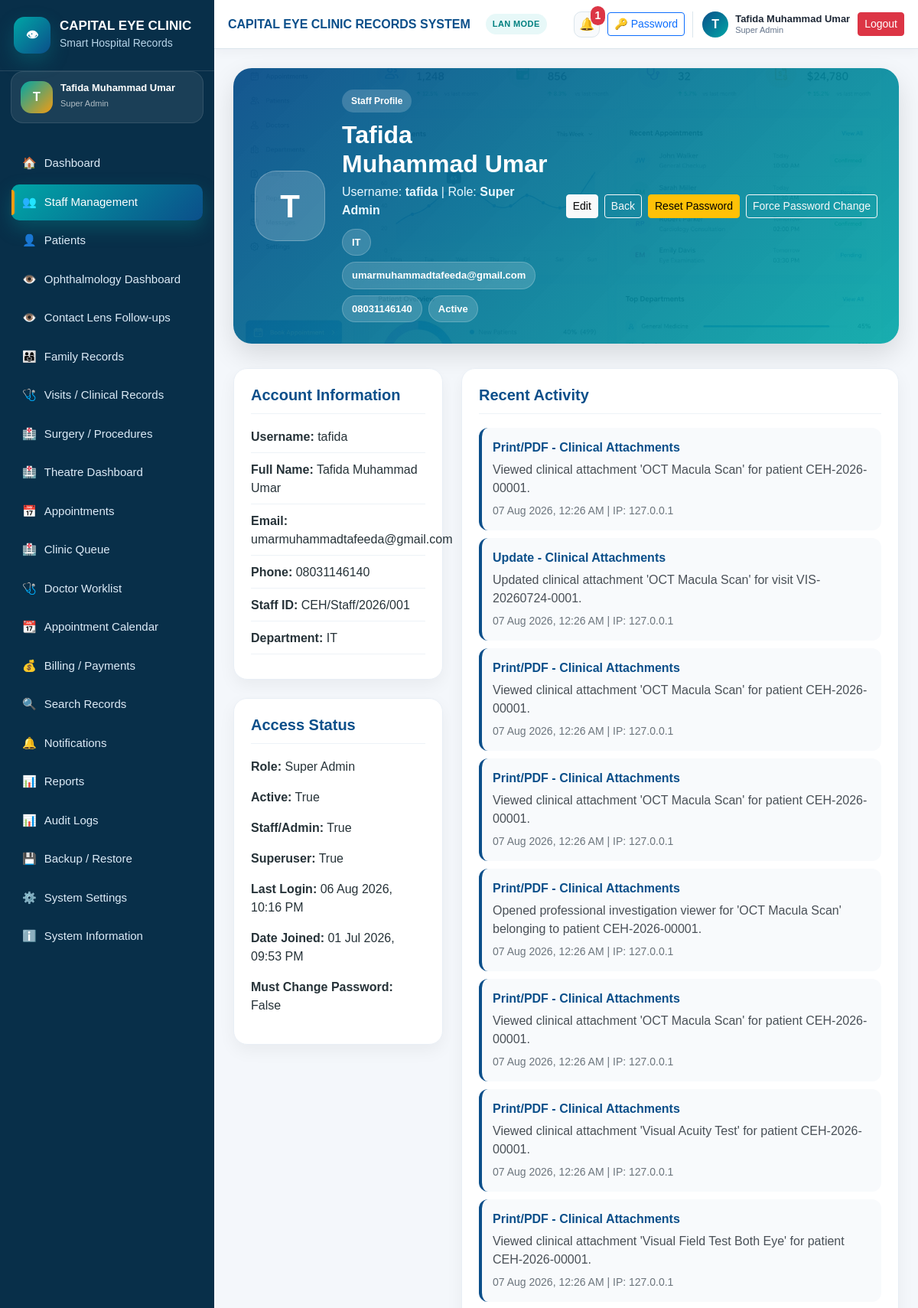
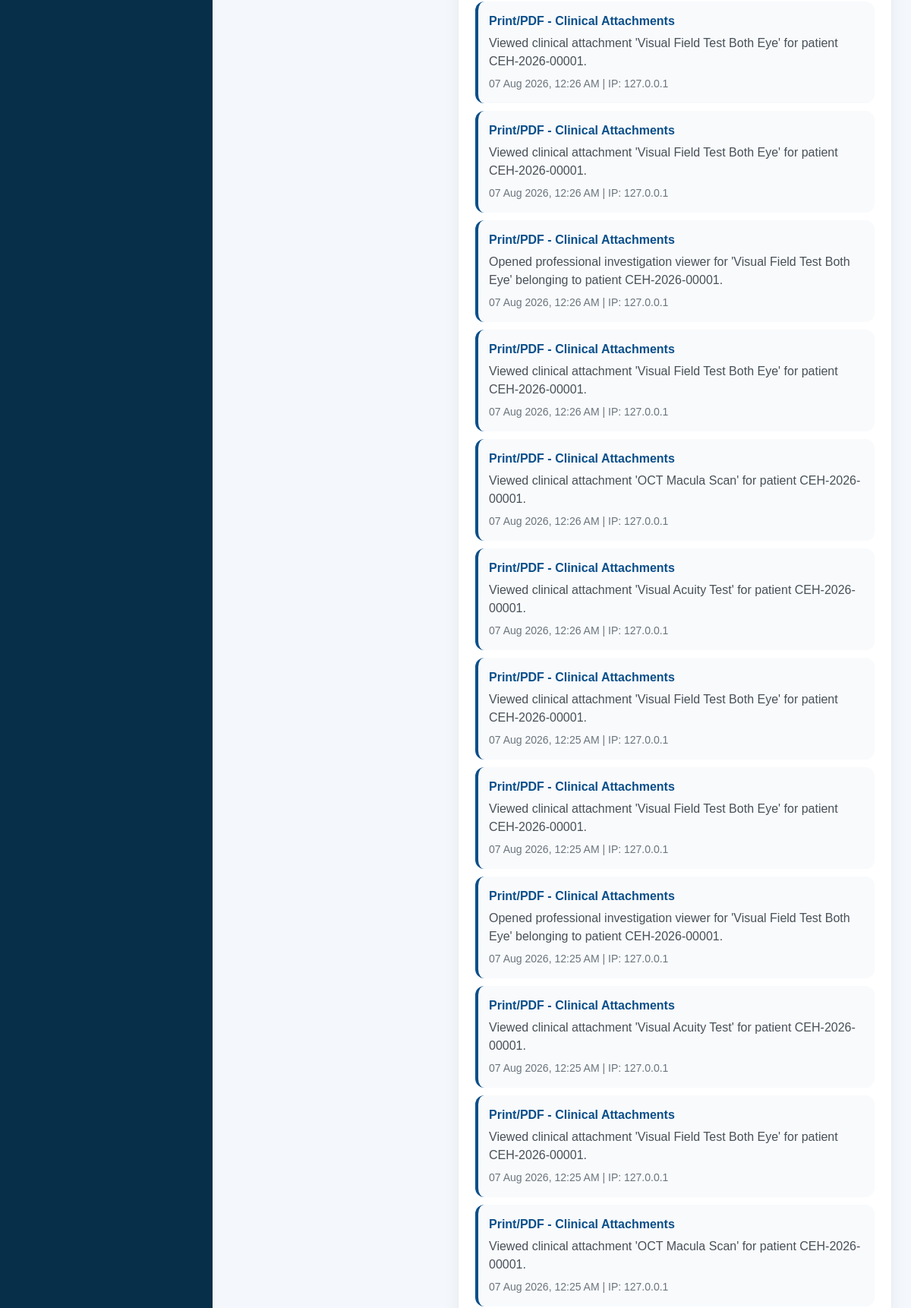
The app's page /accounts/staff/1/ (signed in, upper part) with its own data (2 pictures, top to bottom).
### settings_app/models.py (models this page shows, shortened)
class SystemSetting(models.Model):
    hospital_name = models.CharField(
        max_length=200,
        default="CAPITAL EYE HOSPITAL",
    )
    system_name = models.CharField(
        max_length=200,
        default="CAPITAL EYE HOSPITAL RECORDS SYSTEM",
    )
    hospital_address = models.TextField(blank=True)
    hospital_phone = models.CharField(max_length=50, blank=True)
    hospital_email = models.EmailField(blank=True)
    receipt_footer = models.TextField(
        blank=True,
        default="Thank you for choosing Capital Eye Hospital.",
    )
    report_footer = models.TextField(
        blank=True,
        default="Generated from CAPITAL EYE HOSPITAL RECORDS SYSTEM.",
    )
    backup_reminder_text = models.CharField(
        max_length=255,
        default="Remember to backup clinic records regularly.",
    )
    default_currency = models.CharField(
        max_length=10,
        default="₦",
    )
    allow_duplicate_warning = models.BooleanField(default=True)
    enable_audit_logs = models.BooleanField(default=True)
    updated_at = models.DateTimeField(auto_now=True)
    class Meta:
        verbose_name = "System Setting"
        verbose_name_plural = "System Settings"
    @classmethod
    def get_settings(cls):
        obj, created = cls.objects.get_or_create(pk=1)
        return obj

### accounts/models.py (models this page shows, shortened)
class User(AbstractUser):
    class Role(models.TextChoices):
        SUPER_ADMIN = "SUPER_ADMIN", "Super Admin"
        HOSPITAL_ADMIN = "HOSPITAL_ADMIN", "Hospital Admin"
        RECEPTIONIST = "RECEPTIONIST", "Receptionist"
        DOCTOR = "DOCTOR", "Doctor/Ophthalmologist"
        NURSE = "NURSE", "Nurse"
        CASHIER = "CASHIER", "Cashier/Accountant"
        RECORDS_OFFICER = "RECORDS_OFFICER", "Records Officer"
        LAB_STAFF = "LAB_STAFF", "Lab/Procedure Staff"
        VIEWER = "VIEWER", "Viewer/Auditor"
    role = models.CharField(
        max_length=30,
        choices=Role.choices,
        default=Role.VIEWER,
    )
    phone_number = models.CharField(max_length=20, blank=True)
    staff_id = models.CharField(max_length=30, blank=True, unique=True, null=True)
    department = models.CharField(max_length=100, blank=True)
    must_change_password = models.BooleanField(default=False)
    is_active_staff = models.BooleanField(default=True)
    created_at = models.DateTimeField(auto_now_add=True)
    updated_at = models.DateTimeField(auto_now=True)
    class Meta:
        ordering = ["first_name", "last_name", "username"]

### audit_logs/models.py (models this page shows, shortened)
class AuditLog(models.Model):
    class ActionType(models.TextChoices):
        LOGIN = "LOGIN", "Login"
        LOGOUT = "LOGOUT", "Logout"
        CREATE = "CREATE", "Create"
        UPDATE = "UPDATE", "Update"
        DELETE = "DELETE", "Delete"
        VIEW = "VIEW", "View"
        EXPORT = "EXPORT", "Export"
        IMPORT = "IMPORT", "Import"
        PRINT = "PRINT", "Print/PDF"
        BACKUP = "BACKUP", "Backup"
        RESTORE = "RESTORE", "Restore"
        OTHER = "OTHER", "Other"
    user = models.ForeignKey(
        settings.AUTH_USER_MODEL,
        on_delete=models.SET_NULL,
        null=True,
        blank=True,
        related_name="audit_logs",
    )
    action = models.CharField(
        max_length=30,
        choices=ActionType.choices,
        default=ActionType.OTHER,
    )
    module = models.CharField(max_length=100)
    description = models.TextField()
    object_id = models.CharField(max_length=100, blank=True)
    object_repr = models.CharField(max_length=255, blank=True)
    ip_address = models.GenericIPAddressField(null=True, blank=True)
    user_agent = models.TextField(blank=True)
    created_at = models.DateTimeField(default=timezone.now)
    class Meta:
        ordering = ["-created_at"]
        indexes = [
            models.Index(fields=["action"]),
            models.Index(fields=["module"]),
            models.Index(fields=["created_at"]),
            models.Index(fields=["user"]),
        ]

### accounts/views.py (the view)
# urls.py: path("staff/<int:pk>/", views.staff_detail, name="staff_detail"),
@login_required
@admin_required
def staff_detail(request, pk):
    user_obj = get_object_or_404(User, pk=pk)
    recent_logs = user_obj.audit_logs.all()[:20]
    return render(request, "accounts/staff_detail.html", {
        "staff": user_obj,
        "recent_logs": recent_logs,
    })

### notifications/context_processors.py (called while the page is built)
def notification_context(request):
    if not request.user.is_authenticated:
        return {
            "unread_notifications_count": 0,
            "recent_notifications": [],
        }
    notifications = Notification.objects.filter(
        recipient=request.user,
        is_read=False,
    ) | Notification.objects.filter(
        is_global=True,
        is_read=False,
    )
    notifications = notifications.order_by("-created_at")
    return {
        "unread_notifications_count": notifications.count(),
        "recent_notifications": notifications[:5],
    }

### templates/accounts/staff_detail.html (shortened to what this page needs)
{% extends "base.html" %}
{% block content %}
<div class="staff-profile-hero">
    <div class="staff-avatar">
        {{ staff.get_full_name|default:staff.username|slice:":1"|upper }}
    </div>
    <div class="staff-profile-main">
        <span class="staff-label">Staff Profile</span>
        <h2>{{ staff.get_full_name|default:staff.username }}</h2>
        <p>
            Username: <strong>{{ staff.username }}</strong> |
            Role: <strong>{{ staff.get_role_display }}</strong>
        </p>
        <div class="staff-badges">
            <span>{{ staff.department|default:"No Department" }}</span>
            <span>{{ staff.email|default:"No Email" }}</span>
            <span>{{ staff.phone_number|default:"No Phone" }}</span>
            {% if staff.is_active %}
                <span>Active</span>
            {% else %}
                <span>Inactive</span>
            {% endif %}
        </div>
    </div>
    <div class="staff-profile-actions">
        <a href="{% url 'staff_update' staff.pk %}" class="btn btn-light btn-sm">Edit</a>
        <a href="{% url 'staff_dashboard' %}" class="btn btn-outline-light btn-sm">Back</a>
        <a href="{% url 'staff_password_reset' staff.pk %}" class="btn btn-warning btn-sm">
            Reset Password
        </a>
        <a href="{% url 'staff_force_password_change' staff.pk %}" class="btn btn-outline-light btn-sm">
            Force Password Change
        </a>
    </div>
</div>
<div class="row g-4 mt-2">
    <div class="col-lg-4">
        <div class="panel-card">
            <div class="panel-header">
                <h5>Account Information</h5>
            </div>
            <div class="profile-info-list">
                <p><strong>Username:</strong> {{ staff.username }}</p>
                <p><strong>Full Name:</strong> {{ staff.get_full_name|default:"-" }}</p>
                <p><strong>Email:</strong> {{ staff.email|default:"-" }}</p>
                <p><strong>Phone:</strong> {{ staff.phone_number|default:"-" }}</p>
                <p><strong>Staff ID:</strong> {{ staff.staff_id|default:"-" }}</p>
                <p><strong>Department:</strong> {{ staff.department|default:"-" }}</p>
            </div>
        </div>
        <div class="panel-card mt-4">
            <div class="panel-header">
                <h5>Access Status</h5>
            </div>
            <p><strong>Role:</strong> {{ staff.get_role_display }}</p>
            <p><strong>Active:</strong> {{ staff.is_active }}</p>
            <p><strong>Staff/Admin:</strong> {{ staff.is_staff }}</p>
            <p><strong>Superuser:</strong> {{ staff.is_superuser }}</p>
            <p><strong>Last Login:</strong> {{ staff.last_login|date:"d M Y, h:i A"|default:"Never" }}</p>
            <p><strong>Date Joined:</strong> {{ staff.date_joined|date:"d M Y, h:i A" }}</p>
            <p><strong>Must Change Password:</strong> {{ staff.must_change_password }}</p>
        </div>
    </div>
    <div class="col-lg-8">
        <div class="panel-card">
            <div class="panel-header">
                <h5>Recent Activity</h5>
            </div>
            {% for log in recent_logs %}
                <div class="activity-item">
                    <strong>{{ log.get_action_display }} - {{ log.module }}</strong>
                    <p>{{ log.description }}</p>
                    <small>{{ log.created_at|date:"d M Y, h:i A" }} | IP: {{ log.ip_address|default:"-" }}</small>
                </div>
            {% empty %}
                <div class="empty-state">No activity recorded for this staff member.</div>
            {% endfor %}
        </div>
    </div>
</div>
{% endblock %}

### templates/base.html (shortened to what this page needs)
{% load static %}
<!DOCTYPE html>
<html lang="en">
<head>
    <link href="{% static 'css/bootstrap.min.css' %}" rel="stylesheet">
    <link href="{% static 'css/app.css' %}?v=20260802-4" rel="stylesheet">
</head>
<body>
{% if user.is_authenticated %}
<div class="app-wrapper">
    <aside class="sidebar" id="sidebar">
        <div class="sidebar-brand">
            <div class="brand-logo eye-brand-logo">👁</div>
            <div>
                <h5>{{ system_settings.hospital_name|default:"CAPITAL EYE" }}</h5>
                <small>Smart Hospital Records</small>
            </div>
        </div>
        <div class="sidebar-user-mini">
            <div class="sidebar-user-avatar">
                {{ request.user.get_full_name|default:request.user.username|slice:":1"|upper }}
            </div>
            <div>
                <strong>{{ request.user.get_full_name|default:request.user.username }}</strong>
                <small>{{ request.user.get_role_display }}</small>
            </div>
        </div>
        <nav class="sidebar-nav">
            <a href="{% url 'dashboard' %}"
               class="nav-link-item {% if request.resolver_match.url_name == 'dashboard' %}active{% endif %}">
                <span>🏠</span> Dashboard
            </a>
            <a href="{% url 'staff_dashboard' %}"
               class="nav-link-item {% if 'staff' in request.resolver_match.url_name %}active{% endif %}">
                <span>👥</span> Staff Management
            </a>
            <a href="{% url 'patient_list' %}"
               class="nav-link-item {% if request.resolver_match.url_name == 'patient_list' or request.resolver_match.url_name == 'patient_create' or request.resolver_match.url_name == 'patient_detail' %}active{% endif %}">
                <span>👤</span> Patients
            </a>
            <a href="{% url 'ophthalmology_dashboard' %}"
               class="nav-link-item {% if request.resolver_match.url_name == 'ophthalmology_dashboard' %}active{% endif %}">
                <span>👁️</span> Ophthalmology Dashboard
            </a>
            <a href="{% url 'contact_lens_follow_up_queue' %}"
               class="nav-link-item {% if request.resolver_match.url_name == 'contact_lens_follow_up_queue' %}active{% endif %}">
                <span>👁️</span> Contact Lens Follow-ups
            </a>
            <a href="{% url 'family_group_list' %}" class="nav-link-item">
                <span>👨‍👩‍👧</span> Family Records
            </a>
            <a href="{% url 'visit_list' %}" class="nav-link-item">
                <span>🩺</span> Visits / Clinical Records
            </a>
            <a href="{% url 'surgery_list' %}" class="nav-link-item">
                <span>🏥</span> Surgery / Procedures
            </a>
            <a href="{% url 'surgery_theatre_dashboard' %}" class="nav-link-item">
                <span>🏥</span> Theatre Dashboard
            </a>
            <a href="{% url 'appointment_list' %}" class="nav-link-item">
                <span>📅</span> Appointments
            </a>
            <a href="{% url 'clinic_queue' %}" class="nav-link-item">
                <span>🏥</span> Clinic Queue
            </a>
            <a href="{% url 'doctor_worklist' %}" class="nav-link-item">
                <span>🩺</span> Doctor Worklist
            </a>
            <a href="{% url 'appointment_calendar' %}" class="nav-link-item">
                <span>📆</span> Appointment Calendar
            </a>
            <a href="{% url 'bill_list' %}" class="nav-link-item">
                <span>💰</span> Billing / Payments
            </a>
            <a href="{% url 'global_search' %}" class="nav-link-item">
                <span>🔍</span> Search Records
            </a>
            <a href="{% url 'notification_list' %}"
               class="nav-link-item {% if 'notification' in request.resolver_match.url_name %}active{% endif %}">
                <span>🔔</span> Notifications
            </a>
            <a href="{% url 'reports_dashboard' %}"
               class="nav-link-item {% if 'report' in request.resolver_match.url_name %}active{% endif %}">
                <span>📊</span> Reports
            </a>
            <a href="{% url 'audit_log_list' %}" class="nav-link-item">
                <span>📊</span> Audit Logs
            </a>
            <a href="{% url 'backup_dashboard' %}" class="nav-link-item">
                <span>💾</span> Backup / Restore
            </a>
            <a href="{% url 'system_setting_update' %}" class="nav-link-item">
                <span>⚙️</span> System Settings
            </a>
            <a href="{% url 'about_system' %}"
               class="nav-link-item {% if request.resolver_match.url_name == 'about_system' %}active{% endif %}">
                <span>ℹ️</span> System Information
            </a>
        </nav>
    </aside>
    <main class="main-content">
        <header class="topbar enterprise-topbar">
            <div class="topbar-title">
                <strong>{{ system_settings.system_name }}</strong>
                <span class="system-mode-badge">LAN MODE</span>
            </div>
            <div class="user-area enterprise-user-area">
                <a href="{% url 'notification_list' %}" class="topbar-icon-btn position-relative" title="Notifications">
                    🔔
                    {% if unread_notifications_count %}
                        <span class="notification-count-badge">{{ unread_notifications_count }}</span>
                    {% endif %}
                </a>
                <a href="{% url 'change_own_password' %}" class="btn btn-sm btn-outline-primary topbar-password-btn">
                    🔑 Password
                </a>
                <div class="topbar-user-card">
                    <div class="topbar-avatar">
                        {{ request.user.get_full_name|default:request.user.username|slice:":1"|upper }}
                    </div>
                    <div class="topbar-user-text">
                        <strong>{{ request.user.get_full_name|default:request.user.username }}</strong>
                        <small>{{ request.user.get_role_display }}</small>
                    </div>
                </div>
                <a href="{% url 'logout' %}" class="btn btn-sm btn-danger">
                    Logout
                </a>
            </div>
        </header>
        <section class="page-content page-transition">
            {% block content %}{% endblock %}
        </section>
    </main>
</div>
{% else %}
    {% block public_content %}{% endblock %}
{% endif %}
</body>
</html>

### records on screen
SystemSetting: hospital_name "CAPITAL EYE CLINIC", system_name "CAPITAL EYE CLINIC RECORDS SYSTEM"
User: user.get_full_name "T", user.get_full_name "Tafida Muhammad Umar", user.role "Super Admin", get_full_name "T", get_full_name "Tafida Muhammad Umar", username "tafida", role "Super Admin", department "IT", email "umarmuhammadtafeeda@gmail.com", phone_number "08031146140", staff_id "CEH/Staff/2026/001", is_active "True", is_staff "True", is_superuser "True", last_login "06 Aug 2026, 10:16 PM", date_joined "01 Jul 2026, 09:53 PM", must_change_password "False"
AuditLog: action "Print/PDF", module "Clinical Attachments", description "Viewed clinical attachment 'OCT Macula Scan' for patient CEH-2026-00001.", created_at "07 Aug 2026, 12:26 AM", ip_address "127.0.0.1"
AuditLog: action "Update", module "Clinical Attachments", description "Updated clinical attachment 'OCT Macula Scan' for visit VIS-20260724-0001.", created_at "07 Aug 2026, 12:26 AM", ip_address "127.0.0.1"
AuditLog: action "Print/PDF", module "Clinical Attachments", description "Viewed clinical attachment 'OCT Macula Scan' for patient CEH-2026-00001.", created_at "07 Aug 2026, 12:26 AM", ip_address "127.0.0.1"
AuditLog: action "Print/PDF", module "Clinical Attachments", description "Viewed clinical attachment 'OCT Macula Scan' for patient CEH-2026-00001.", created_at "07 Aug 2026, 12:26 AM", ip_address "127.0.0.1"
AuditLog: action "Print/PDF", module "Clinical Attachments", description "Opened professional investigation viewer for 'OCT Macula Scan' belonging to patient CEH-2026-00001.", created_at "07 Aug 2026, 12:26 AM", ip_address "127.0.0.1"
AuditLog: action "Print/PDF", module "Clinical Attachments", description "Viewed clinical attachment 'OCT Macula Scan' for patient CEH-2026-00001.", created_at "07 Aug 2026, 12:26 AM", ip_address "127.0.0.1"
AuditLog: action "Print/PDF", module "Clinical Attachments", description "Viewed clinical attachment 'Visual Acuity Test' for patient CEH-2026-00001.", created_at "07 Aug 2026, 12:26 AM", ip_address "127.0.0.1"
AuditLog: action "Print/PDF", module "Clinical Attachments", description "Viewed clinical attachment 'Visual Field Test Both Eye' for patient CEH-2026-00001.", created_at "07 Aug 2026, 12:26 AM", ip_address "127.0.0.1"
AuditLog: action "Print/PDF", module "Clinical Attachments", description "Viewed clinical attachment 'Visual Field Test Both Eye' for patient CEH-2026-00001.", created_at "07 Aug 2026, 12:26 AM", ip_address "127.0.0.1"
AuditLog: action "Print/PDF", module "Clinical Attachments", description "Viewed clinical attachment 'Visual Field Test Both Eye' for patient CEH-2026-00001.", created_at "07 Aug 2026, 12:26 AM", ip_address "127.0.0.1"
AuditLog: action "Print/PDF", module "Clinical Attachments", description "Opened professional investigation viewer for 'Visual Field Test Both Eye' belonging to patient CEH-2026-00001.", created_at "07 Aug 2026, 12:26 AM", ip_address "127.0.0.1"
AuditLog: action "Print/PDF", module "Clinical Attachments", description "Viewed clinical attachment 'Visual Field Test Both Eye' for patient CEH-2026-00001.", created_at "07 Aug 2026, 12:26 AM", ip_address "127.0.0.1"
AuditLog: action "Print/PDF", module "Clinical Attachments", description "Viewed clinical attachment 'OCT Macula Scan' for patient CEH-2026-00001.", created_at "07 Aug 2026, 12:26 AM", ip_address "127.0.0.1"
AuditLog: action "Print/PDF", module "Clinical Attachments", description "Viewed clinical attachment 'Visual Acuity Test' for patient CEH-2026-00001.", created_at "07 Aug 2026, 12:26 AM", ip_address "127.0.0.1"
AuditLog: action "Print/PDF", module "Clinical Attachments", description "Viewed clinical attachment 'Visual Field Test Both Eye' for patient CEH-2026-00001.", created_at "07 Aug 2026, 12:25 AM", ip_address "127.0.0.1"
AuditLog: action "Print/PDF", module "Clinical Attachments", description "Viewed clinical attachment 'Visual Field Test Both Eye' for patient CEH-2026-00001.", created_at "07 Aug 2026, 12:25 AM", ip_address "127.0.0.1"
AuditLog: action "Print/PDF", module "Clinical Attachments", description "Opened professional investigation viewer for 'Visual Field Test Both Eye' belonging to patient CEH-2026-00001.", created_at "07 Aug 2026, 12:25 AM", ip_address "127.0.0.1"
AuditLog: action "Print/PDF", module "Clinical Attachments", description "Viewed clinical attachment 'Visual Acuity Test' for patient CEH-2026-00001.", created_at "07 Aug 2026, 12:25 AM", ip_address "127.0.0.1"
AuditLog: action "Print/PDF", module "Clinical Attachments", description "Viewed clinical attachment 'Visual Field Test Both Eye' for patient CEH-2026-00001.", created_at "07 Aug 2026, 12:25 AM", ip_address "127.0.0.1"
AuditLog: action "Print/PDF", module "Clinical Attachments", description "Viewed clinical attachment 'OCT Macula Scan' for patient CEH-2026-00001.", created_at "07 Aug 2026, 12:25 AM", ip_address "127.0.0.1"

### other values on screen
{{ unread_notifications_count }} "1"
